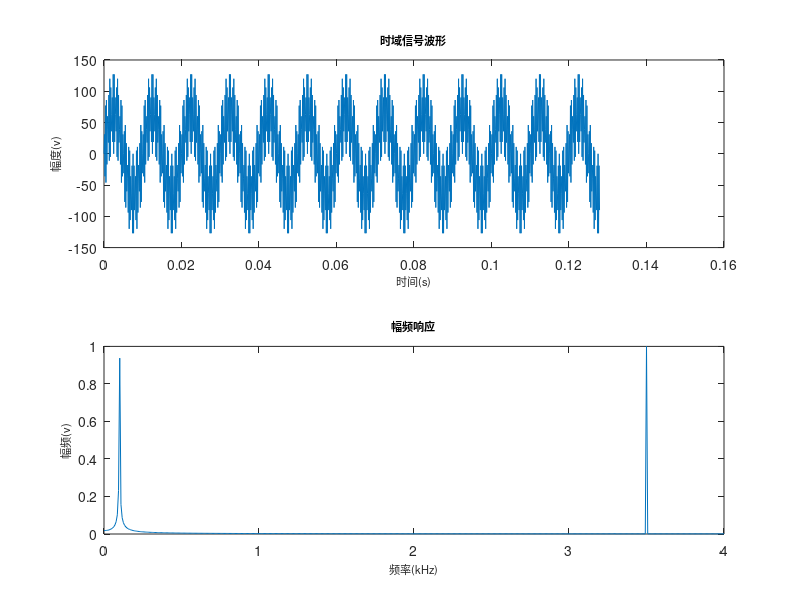

The MATLAB script that drew this image:
f1=3500,f2=100;
Fs=8000;
N=8;
L=1024;



t=0:1/Fs:1/Fs*(L-1);
s1=sin(2*pi*f1*t);
s2=sin(2*pi*f2*t);
si=s1+s2;
si=round(si*(2^(N-1)-1));
f_s=si/max(abs(si));
Q_s=round(f_s*(2^(N-1)-1));
subplot(211);plot(t,Q_s);
xlabel('时间(s)','fontsize',8);
ylabel('幅度(v)','fontsize',8);
title('时域信号波形','fontsize',8);


f=abs(fft(si,L));
ft=[0:(Fs/L):Fs/2]*(10^(-3));
f1=f(1:length(ft));
f1=f1/max(f1);
subplot(212);plot(ft,f1);
xlabel('频率(kHz)','fontsize',8);
ylabel('幅频(v)','fontsize',8);
title('幅频响应','fontsize',8);

fid=fopen('\home\houyayue\hodepoint\TextCode\BlueModule\SinIn.txt','w');
for k=1:length(Q_s)
    B_s=dec2bin(Q_s(k)+(Q_s(k)<0)*2^N,N);
    for j=1:N
         if B_s(j)=='1'
             tb=1;
         else
             tb=0;
         end
         fprintf(fid,'%d',tb);
    end
    fprintf(fid,'\r\n');
end
fprintf(fid,';');
fclose(fid);



